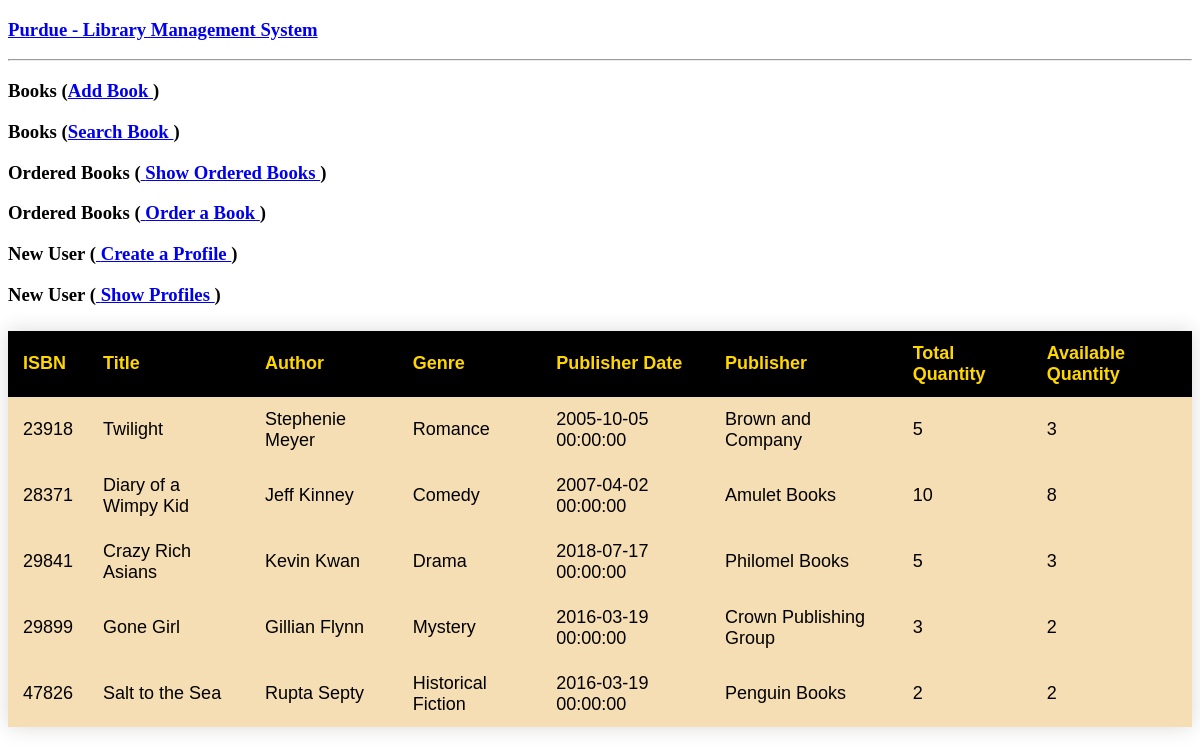
Before: / with the older database file.
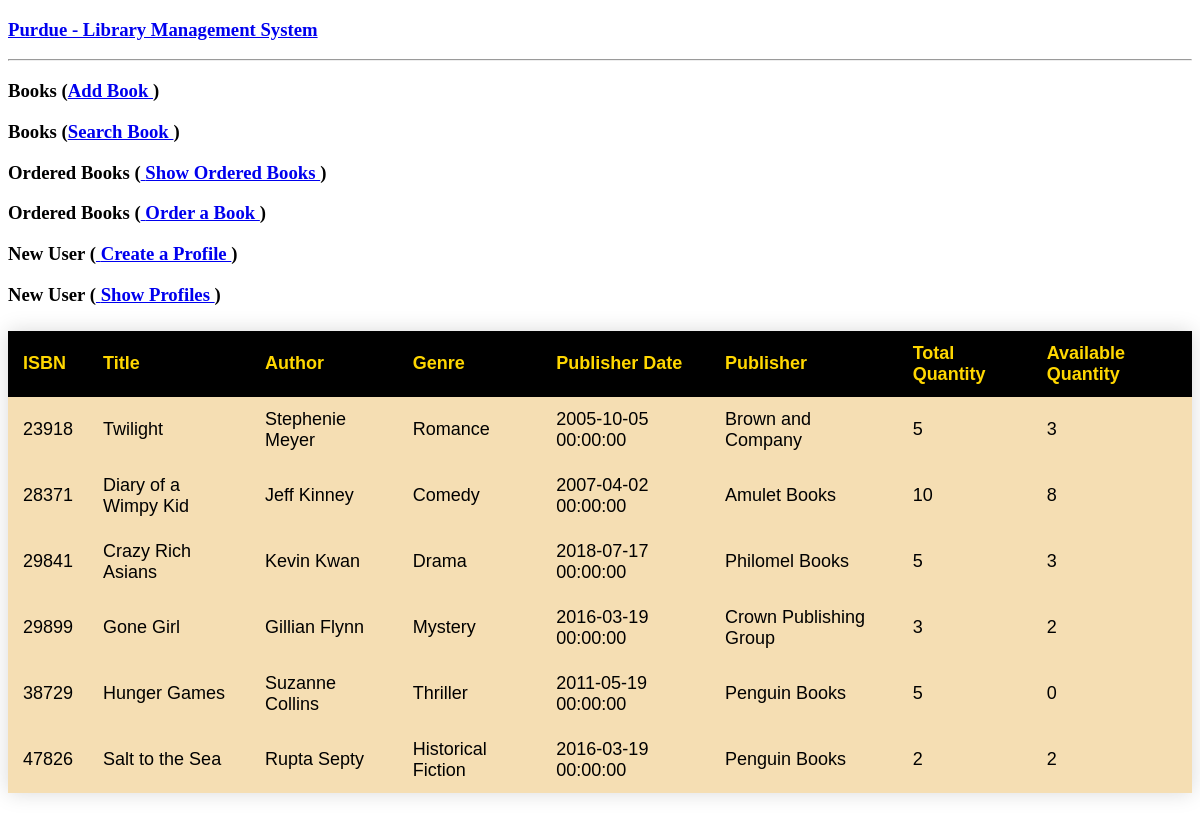
After: the same page with the newer database file.
### app.py (models this page shows, shortened)
class library(db.Model):
    isbn = db.Column(db.Integer, primary_key=True, nullable=False)
    title = db.Column(db.String(200), nullable=False)
    author = db.Column(db.String(200), nullable=False)
    genre = db.Column(db.String(200), nullable=False)
    pub_date = db.Column(db.DateTime, nullable=False)
    publisher = db.Column(db.String(200), nullable=False)
    total_quantity = db.Column(db.Integer, nullable=False)
    available_quantity = db.Column(db.Integer, nullable=True)
    @app.route('/')
    def show_all():
        return render_template('show_all.html', library_books = library.query.all())

### app.py (the view)
    @app.route('/')
    def show_all():
        return render_template('show_all.html', library_books = library.query.all())

### templates/show_all.html (shortened to what this page needs)
<!DOCTYPE html>
<html lang = "en">
   <head>
   </head>
   <body>
      <h3>
         <a href = "{{ url_for('show_all') }}">Purdue - Library
            Management System</a>
      </h3>
      <hr/>
      <h3>Books (<a href = "{{ url_for('new') }}">Add Book
         </a>)</h3>
      <h3>Books (<a href = "{{ url_for('search') }}">Search Book
         </a>)</h3>
      <h3>Ordered Books (<a href = "{{ url_for('show_orders') }}"> Show Ordered Books
         </a>)</h3>
      <h3>Ordered Books (<a href = "{{ url_for('create_order') }}"> Order a Book
         </a>)</h3>
      <h3> New User (<a href = "{{ url_for('create_users') }}"> Create a Profile
      </a>)</h3>
      <h3> New User (<a href = "{{ url_for('show_users') }}"> Show Profiles
      </a>)</h3>
      <table>
         <thead>
            <tr>
               <th>ISBN</th>
               <th>Title</th>
               <th>Author</th>
               <th>Genre</th>
               <th>Publisher Date</th>
               <th>Publisher</th>
               <th>Total Quantity</th>
               <th>Available Quantity</th>
            </tr>
         </thead>
         <tbody>
            {% for book in library_books %}
               <tr>
                  <td>{{ book.isbn }}</td>
                  <td>{{ book.title }}</td>
                  <td>{{ book.author }}</td>
                  <td>{{ book.genre }}</td>
                  <td>{{ book.pub_date }}</td>
                  <td>{{ book.publisher }}</td>
                  <td>{{ book.total_quantity }}</td>
                  <td>{{ book.available_quantity }}</td>
               </tr>
            {% endfor %}
         </tbody>
      </table>
   </body>
</html>

### templates/show_all.html (style rules this page uses)
table { border-collapse: collapse; margin: 25px 0;font-size: large;font-family: sans-serif;min-width: 400px;box-shadow: 0 0 20px rgba(0, 0, 0, 0.15); }
th { padding: 12px 15px; background-color: black; }
thead { background-color:black;color: gold; text-align: left; }
tr { background-color:wheat; text-align: left; }
td { padding: 12px 15px; background-color: wheat; }

Changed rows visible on the page:
added library: isbn "38729", title "Hunger Games", author "Suzanne Collins", genre "Thriller", pub_date "2011-05-19 00:00:00", publisher "Penguin Books", total_quantity "5", available_quantity "0"
